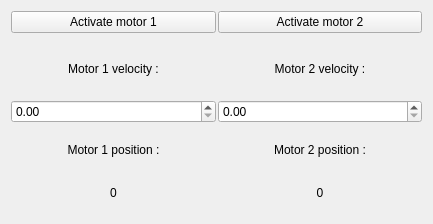
<?xml version="1.0" encoding="UTF-8"?>
<ui version="4.0">
 <class>HelloGui</class>
 <widget class="QWidget" name="HelloGui">
  <property name="geometry">
   <rect>
    <x>0</x>
    <y>0</y>
    <width>433</width>
    <height>224</height>
   </rect>
  </property>
  <property name="windowTitle">
   <string>Form</string>
  </property>
  <layout class="QVBoxLayout" name="verticalLayout">
   <item>
    <layout class="QGridLayout" name="gridLayout">
     <property name="horizontalSpacing">
      <number>2</number>
     </property>
     <property name="verticalSpacing">
      <number>1</number>
     </property>
     <item row="0" column="0">
      <widget class="QPushButton" name="motor1_button">
       <property name="text">
        <string>Activate motor 1</string>
       </property>
      </widget>
     </item>
     <item row="0" column="1">
      <widget class="QPushButton" name="motor2_button">
       <property name="text">
        <string>Activate motor 2</string>
       </property>
      </widget>
     </item>
    </layout>
   </item>
   <item>
    <layout class="QGridLayout" name="gridLayout_2">
     <property name="spacing">
      <number>2</number>
     </property>
     <item row="1" column="1">
      <widget class="QDoubleSpinBox" name="motor2_velocity"/>
     </item>
     <item row="1" column="0">
      <widget class="QDoubleSpinBox" name="motor1_velocity"/>
     </item>
     <item row="0" column="1">
      <widget class="QLabel" name="label_2">
       <property name="text">
        <string>Motor 2 velocity :</string>
       </property>
       <property name="alignment">
        <set>Qt::AlignCenter</set>
       </property>
      </widget>
     </item>
     <item row="0" column="0">
      <widget class="QLabel" name="label">
       <property name="text">
        <string>Motor 1 velocity :</string>
       </property>
       <property name="alignment">
        <set>Qt::AlignCenter</set>
       </property>
      </widget>
     </item>
    </layout>
   </item>
   <item>
    <layout class="QGridLayout" name="gridLayout_3">
     <property name="spacing">
      <number>2</number>
     </property>
     <item row="0" column="1">
      <widget class="QLabel" name="label_4">
       <property name="text">
        <string>Motor 2 position :</string>
       </property>
       <property name="alignment">
        <set>Qt::AlignCenter</set>
       </property>
      </widget>
     </item>
     <item row="1" column="0">
      <widget class="QLabel" name="motor1_position">
       <property name="text">
        <string>0</string>
       </property>
       <property name="alignment">
        <set>Qt::AlignCenter</set>
       </property>
      </widget>
     </item>
     <item row="0" column="0">
      <widget class="QLabel" name="label_3">
       <property name="text">
        <string>Motor 1 position :</string>
       </property>
       <property name="alignment">
        <set>Qt::AlignCenter</set>
       </property>
      </widget>
     </item>
     <item row="1" column="1">
      <widget class="QLabel" name="motor2_position">
       <property name="text">
        <string>0</string>
       </property>
       <property name="alignment">
        <set>Qt::AlignCenter</set>
       </property>
      </widget>
     </item>
    </layout>
   </item>
  </layout>
 </widget>
 <resources/>
 <connections/>
</ui>
